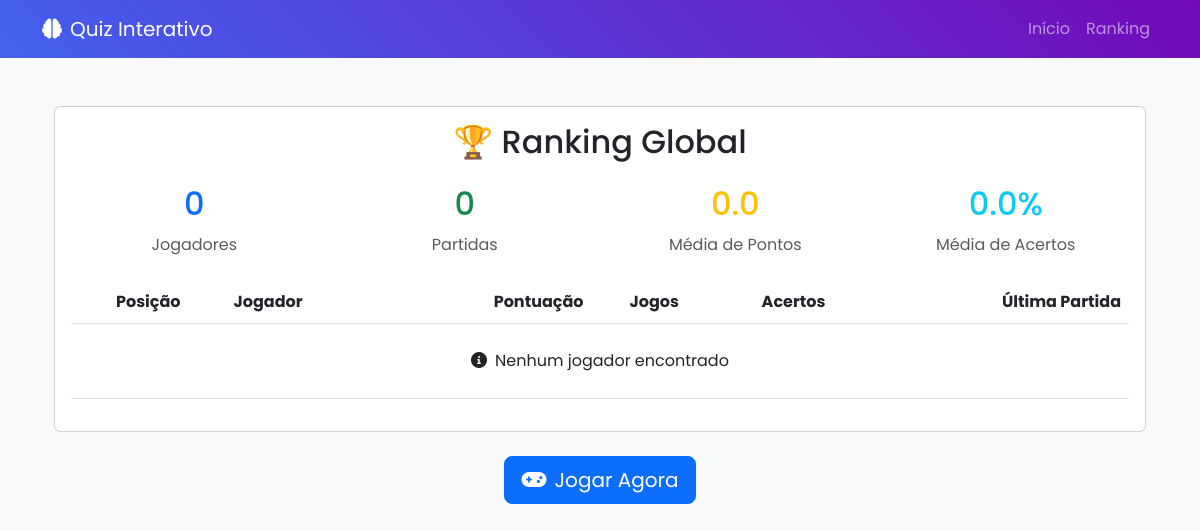
/ranking.php, run on an earlier commit of the app's database.
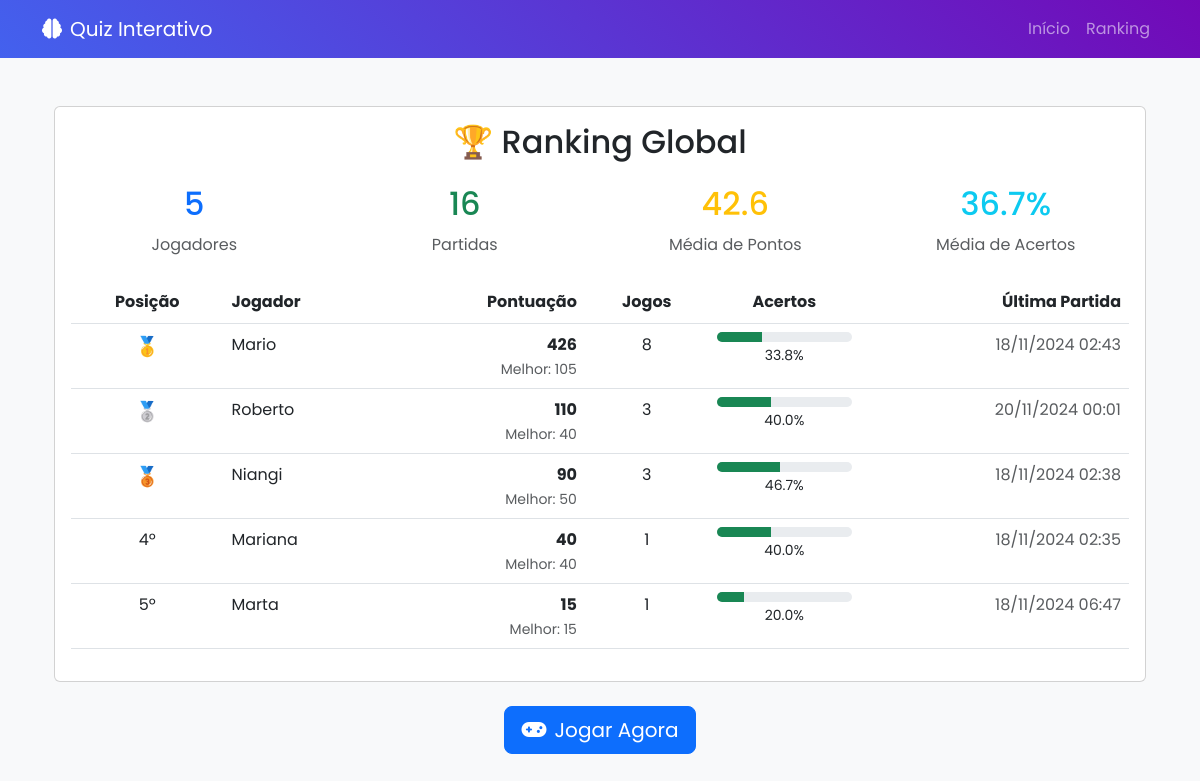
And on a later commit of the database.
### tables this page shows
CREATE TABLE `jogadores` (
  `id` int(11) NOT NULL,
  `nome` varchar(100) NOT NULL,
  `pontuacao_total` int(11) DEFAULT 0,
  `melhor_pontuacao` int(11) DEFAULT 0,
  `jogos_completados` int(11) DEFAULT 0,
  `data_ultimo_jogo` timestamp NOT NULL DEFAULT current_timestamp() ON UPDATE current_timestamp(),
  `status` enum('ativo','inativo') NOT NULL DEFAULT 'ativo',
  `data_cadastro` datetime NOT NULL DEFAULT current_timestamp(),
  `ultima_partida` datetime DEFAULT NULL
);

### ranking.php (the view, shortened to what this page needs)
<?php
require_once 'includes/conexao.php';
try {
    $stmt = $conexao->query("
        SELECT
            j.id,
            j.nome,
            j.pontuacao_total,
            j.jogos_completados,
            COUNT(DISTINCT p.id) as total_partidas,
            MAX(p.pontuacao) as melhor_partida,
            AVG(p.pontuacao) as media_pontuacao,
            MAX(p.data_fim) as ultima_partida,
            SUM(p.acertos) as total_acertos,
            SUM(p.total_perguntas) as total_perguntas
        FROM jogadores j
        LEFT JOIN partidas p ON j.id = p.jogador_id
        WHERE p.status = 'finalizada'
        GROUP BY j.id
        ORDER BY j.pontuacao_total DESC
        LIMIT 100
    ");
    $ranking = $stmt->fetchAll(PDO::FETCH_ASSOC);
    $stmt = $conexao->query("
        SELECT
            COUNT(DISTINCT jogador_id) as total_jogadores,
            COUNT(*) as total_partidas,
            AVG(pontuacao) as media_pontuacao,
            MAX(pontuacao) as maior_pontuacao,
            AVG(acertos * 100.0 / total_perguntas) as media_acertos
        FROM partidas
        WHERE status = 'finalizada'
    ");
    $stats = $stmt->fetch(PDO::FETCH_ASSOC);
} catch(PDOException $e) {
    registrar_log('erro', 'Erro ao buscar ranking: ' . $e->getMessage());
    $ranking = [];
    $stats = [
        'total_jogadores' => 0,
        'total_partidas' => 0,
        'media_pontuacao' => 0,
        'maior_pontuacao' => 0,
        'media_acertos' => 0
    ];
}
require_once 'includes/header.php';
?>
<div class="container py-4">
    <div class="card mb-4">
        <div class="card-body">
            <h2 class="card-title text-center mb-4">🏆 Ranking Global</h2>
            <div class="row text-center mb-4">
                <div class="col-md-3">
                    <div class="h2 text-primary"><?php echo number_format($stats['total_jogadores']); ?></div>
                    <div class="text-muted">Jogadores</div>
                </div>
                <div class="col-md-3">
                    <div class="h2 text-success"><?php echo number_format($stats['total_partidas']); ?></div>
                    <div class="text-muted">Partidas</div>
                </div>
                <div class="col-md-3">
                    <div class="h2 text-warning"><?php echo number_format($stats['media_pontuacao'], 1); ?></div>
                    <div class="text-muted">Média de Pontos</div>
                </div>
                <div class="col-md-3">
                    <div class="h2 text-info"><?php echo number_format($stats['media_acertos'], 1); ?>%</div>
                    <div class="text-muted">Média de Acertos</div>
                </div>
            </div>
            <div class="table-responsive">
                <table class="table table-hover">
                    <thead>
                        <tr>
                            <th class="text-center">Posição</th>
                            <th>Jogador</th>
                            <th class="text-end">Pontuação</th>
                            <th class="text-center">Jogos</th>
                            <th class="text-center">Acertos</th>
                            <th class="text-end">Última Partida</th>
                        </tr>
                    </thead>
                    <tbody>
                        <?php if (empty($ranking)): ?>
                        <tr>
                            <td colspan="6" class="text-center py-4">
                                <i class="fas fa-info-circle me-2"></i>Nenhum jogador encontrado
                            </td>
                        </tr>
                        <?php else: ?>
                            <?php foreach ($ranking as $pos => $jogador):
                                $posicao = $pos + 1;
                                $taxa_acertos = $jogador['total_perguntas'] > 0
                                    ? ($jogador['total_acertos'] / $jogador['total_perguntas']) * 100
                                    : 0;
                            ?>
                            <tr class="<?php echo isset($_SESSION['jogador_id']) && $_SESSION['jogador_id'] == $jogador['id'] ? 'table-primary' : ''; ?>">
                                <td class="text-center">
                                    <?php if ($posicao <= 3): ?>
                                        <?php
                                        $medalha = match($posicao) {
                                            1 => '🥇',
                                            2 => '🥈',
                                            3 => '🥉'
                                        };
                                        echo "<span style='font-size: 1.2em;'>$medalha</span>";
                                        ?>
                                    <?php else: ?>
                                        <?php echo $posicao; ?>º
                                    <?php endif; ?>
                                </td>
                                <td>
                                    <?php echo htmlspecialchars($jogador['nome']); ?>
                                </td>
                                <td class="text-end">
                                    <strong><?php echo number_format($jogador['pontuacao_total']); ?></strong>
                                    <small class="text-muted d-block">
                                        Melhor: <?php echo number_format($jogador['melhor_partida']); ?>
                                    </small>
                                </td>
                                <td class="text-center">
                                    <?php echo $jogador['total_partidas']; ?>
                                </td>
                                <td class="text-center">
                                    <div class="progress" style="height: 10px;">
                                        <div class="progress-bar bg-success"
                                             role="progressbar"
                                             style="width: <?php echo $taxa_acertos; ?>%">
                                        </div>
                                    </div>
                                    <small><?php echo number_format($taxa_acertos, 1); ?>%</small>
                                </td>
                                <td class="text-end text-muted">
                                    <?php
                                        $data = new DateTime($jogador['ultima_partida']);
                                        echo $data->format('d/m/Y H:i');
                                    ?>
                                </td>
                            </tr>
                            <?php endforeach; ?>
                        <?php endif; ?>
                    </tbody>
                </table>
            </div>
        </div>
    </div>
    <div class="text-center">
        <a href="index.php" class="btn btn-primary btn-lg">
            <i class="fas fa-gamepad me-2"></i>Jogar Agora
        </a>
    </div>
</div>
<?php require_once 'includes/footer.php'; ?>

### includes/header.php (shortened to what this page needs)
<!DOCTYPE html>
<html lang="pt-BR">
<head>
    <link href="https://cdn.jsdelivr.net/npm/bootstrap@5.3.0/dist/css/bootstrap.min.css" rel="stylesheet">
    <link rel="stylesheet" href="https://cdnjs.cloudflare.com/ajax/libs/font-awesome/6.0.0/css/all.min.css">
    <link rel="stylesheet" href="<?php echo BASE_URL; ?>assets/css/estilo.css">
</head>
<body>
    <nav class="navbar navbar-expand-lg navbar-dark" style="background: linear-gradient(45deg, var(--cor-primaria), var(--cor-secundaria));">
        <div class="container">
            <a class="navbar-brand" href="<?php echo BASE_URL; ?>">
                <i class="fas fa-brain me-2"></i>Quiz Interativo
            </a>
            <div class="collapse navbar-collapse" id="navbarNav">
                <ul class="navbar-nav ms-auto">
                    <li class="nav-item">
                        <a class="nav-link" href="<?php echo BASE_URL; ?>">Início</a>
                    </li>
                    <li class="nav-item">
                        <a class="nav-link" href="<?php echo BASE_URL; ?>ranking.php">Ranking</a>
                    </li>
                </ul>
            </div>
        </div>
    </nav>
    <div class="container py-4">

### includes/footer.php (shortened to what this page needs)
</div>
</body>
</html>

### assets/css/estilo.css (style rules this page uses)
:root { --cor-primaria: #4361ee; --cor-secundaria: #7209b7; --cor-acento: #3a0ca3; --cor-fundo: #f8f9fa; --cor-texto: #2b2d42; --cor-sucesso: #4caf50; --cor-erro: #f44336; }
body { font-family: 'Poppins', sans-serif; background-color: var(--cor-fundo); color: var(--cor-texto); line-height: 1.6; }

What changed in the data, as far as the page shows it:
added jogadores: medalha "🥇", nome "Mario", pontuacao_total "426", melhor_partida "105", total_partidas "8", $taxa_acertos 33.846153846154 (drawn), taxa_acertos "33.8", format "18/11/2024 02:43"
added jogadores: medalha "🥈", nome "Roberto", pontuacao_total "110", melhor_partida "40", total_partidas "3", taxa_acertos "40.0", format "20/11/2024 00:01"
added jogadores: medalha "🥉", nome "Niangi", pontuacao_total "90", melhor_partida "50", total_partidas "3", $taxa_acertos 46.666666666667 (drawn), taxa_acertos "46.7", format "18/11/2024 02:38"
added jogadores: posicao "4", nome "Mariana", pontuacao_total "40", melhor_partida "40", total_partidas "1", taxa_acertos "40.0", format "18/11/2024 02:35"
added jogadores: posicao "5", nome "Marta", pontuacao_total "15", melhor_partida "15", total_partidas "1", $taxa_acertos 20 (drawn), taxa_acertos "20.0", format "18/11/2024 06:47"
Also different on the page:
$stats['total_jogadores']: "0" → "5"
$stats['total_partidas']: "0" → "16"
$stats['media_pontuacao']: "0.0" → "42.6"
$stats['media_acertos']: "0.0" → "36.7"
text no longer shown: "Nenhum jogador encontrado"
